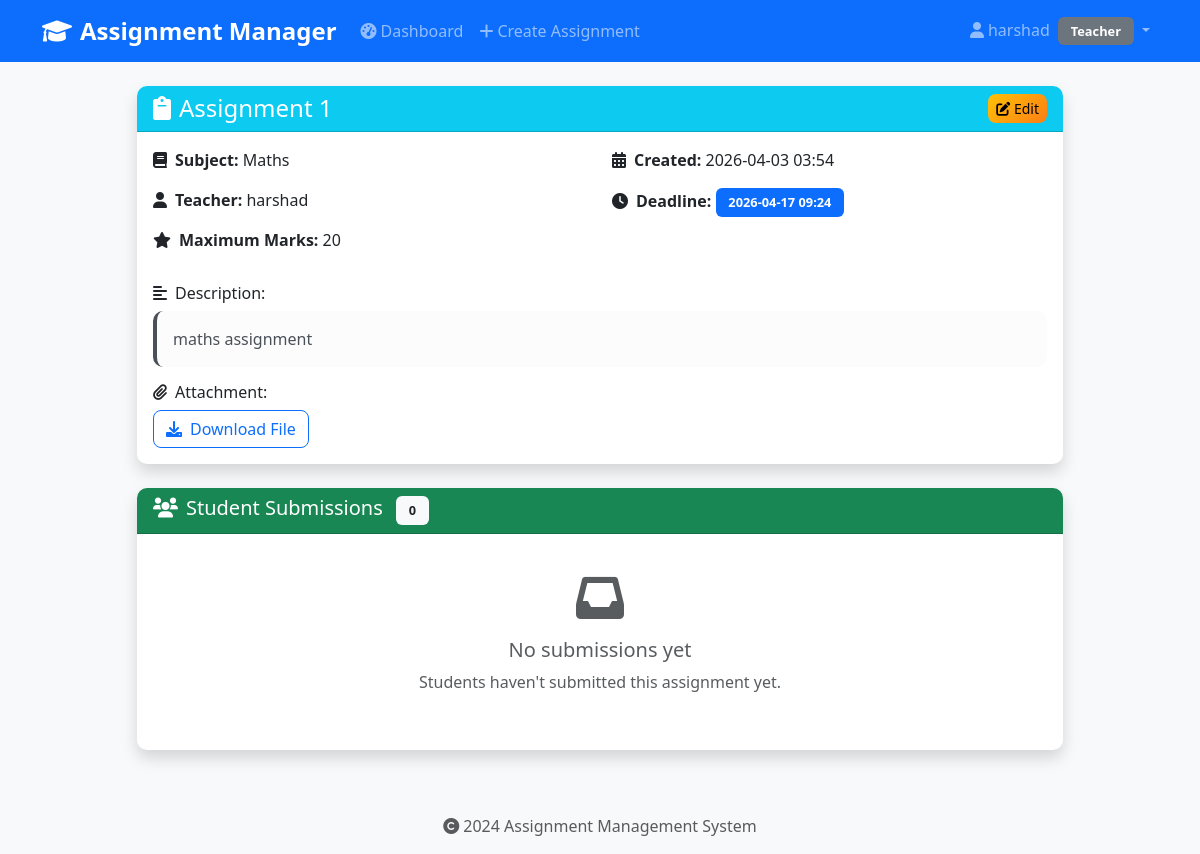
The page /view_assignment/1 (signed in) on the database its author committed.
### tables this page shows
CREATE TABLE users (
            id INTEGER PRIMARY KEY AUTOINCREMENT,
            username TEXT UNIQUE NOT NULL,
            email TEXT UNIQUE NOT NULL,
            password_hash TEXT NOT NULL,
            user_type TEXT NOT NULL CHECK (user_type IN ('student', 'teacher')),
            created_at TIMESTAMP DEFAULT CURRENT_TIMESTAMP
        );

CREATE TABLE assignments (
            id INTEGER PRIMARY KEY AUTOINCREMENT,
            title TEXT NOT NULL,
            subject TEXT NOT NULL,
            description TEXT,
            deadline TIMESTAMP NOT NULL,
            max_marks INTEGER NOT NULL,
            teacher_id INTEGER NOT NULL,
            attachment_path TEXT,
            created_at TIMESTAMP DEFAULT CURRENT_TIMESTAMP,
            FOREIGN KEY (teacher_id) REFERENCES users (id)
        );

### app.py (the view, shortened to what this page needs)
@app.route('/view_assignment/<int:assignment_id>')
@login_required
def view_assignment(assignment_id):
    conn = get_db_connection()
    assignment = conn.execute('''
        SELECT a.*, u.username as teacher_name
        FROM assignments a
        JOIN users u ON a.teacher_id = u.id
        WHERE a.id = ?
    ''', (assignment_id,)).fetchone()
    if not assignment:
        conn.close()
        flash('Assignment not found', 'error')
        return redirect(url_for('home'))
    assignment_dict = dict(assignment)
    assignment_dict['deadline'] = parse_datetime(assignment_dict['deadline'])
    assignment_dict['created_at'] = parse_datetime(assignment_dict['created_at'])
    submissions = None
    if session['user_type'] == 'teacher':
        submissions_raw = conn.execute('''
            SELECT s.*, u.username as student_name
            FROM submissions s
            JOIN users u ON s.student_id = u.id
            WHERE s.assignment_id = ?
            ORDER BY s.submitted_at DESC
        ''', (assignment_id,)).fetchall()
        submissions_list = []
        for submission in submissions_raw:
            submission_dict = dict(submission)
            submission_dict['submitted_at'] = parse_datetime(submission_dict['submitted_at'])
            submissions_list.append(submission_dict)
        submissions = submissions_list
    conn.close()
    return render_template('view_assignment.html',
                         assignment=assignment_dict,
                         submissions=submissions)

### app.py (called while the page is built)
@app.context_processor
def inject_datetime():
    return {'now': datetime.now(), 'timedelta': timedelta}

def parse_datetime(dt_string):
    if not dt_string:
        return None
    if isinstance(dt_string, datetime):
        return dt_string
    formats = [
        '%Y-%m-%d %H:%M:%S',
        '%Y-%m-%dT%H:%M',
        '%Y-%m-%dT%H:%M:%S',
        '%Y-%m-%d %H:%M',
        '%Y-%m-%d'
    ]
    for fmt in formats:
        try:
            return datetime.strptime(dt_string, fmt)
        except ValueError:
            continue
    return datetime.now()

@app.template_filter('nl2br')
def nl2br_filter(text):
    if text is None:
        return ''
    return text.replace('\n', '<br>\n')

def login_required(f):
    @functools.wraps(f)
    def decorated_function(*args, **kwargs):
        if 'user_id' not in session:
            flash('Please login to access this page', 'error')
            return redirect(url_for('login'))
        return f(*args, **kwargs)
    return decorated_function

def get_db_connection():
    conn = sqlite3.connect('assignment_management.db')
    conn.row_factory = sqlite3.Row
    conn.execute("PRAGMA foreign_keys = ON")
    return conn

### templates/view_assignment.html (shortened to what this page needs)
{% extends "base.html" %}
{% block content %}
<div class="row">
    <div class="col-lg-10 mx-auto">
        <div class="card shadow mb-4">
            <div class="card-header bg-info text-white">
                <div class="d-flex justify-content-between align-items-center">
                    <h4 class="mb-0">
                        <i class="fas fa-clipboard me-2"></i>{{ assignment.title }}
                    </h4>
                    {% if session.user_type == 'teacher' %}
                        <div>
                            <a href="{{ url_for('edit_assignment', assignment_id=assignment.id) }}"
                               class="btn btn-sm btn-warning">
                                <i class="fas fa-edit"></i> Edit
                            </a>
                        </div>
                    {% endif %}
                </div>
            </div>
            <div class="card-body">
                <div class="row">
                    <div class="col-md-6">
                        <p><strong><i class="fas fa-book me-2"></i>Subject:</strong> {{ assignment.subject }}</p>
                        <p><strong><i class="fas fa-user me-2"></i>Teacher:</strong> {{ assignment.teacher_name }}</p>
                        <p><strong><i class="fas fa-star me-2"></i>Maximum Marks:</strong> {{ assignment.max_marks }}</p>
                    </div>
                    <div class="col-md-6">
                        <p><strong><i class="fas fa-calendar-alt me-2"></i>Created:</strong> {{ assignment.created_at.strftime('%Y-%m-%d %H:%M') }}</p>
                        <p><strong><i class="fas fa-clock me-2"></i>Deadline:</strong>
                            <span class="badge {% if assignment.deadline < now %}bg-danger{% else %}bg-primary{% endif %}">
                                {{ assignment.deadline.strftime('%Y-%m-%d %H:%M') }}
                            </span>
                        </p>
                    </div>
                </div>
                {% if assignment.description %}
                <div class="mt-3">
                    <h6><i class="fas fa-align-left me-2"></i>Description:</h6>
                    <div class="alert alert-light">
                        {{ assignment.description | nl2br }}
                    </div>
                </div>
                {% endif %}
                {% if assignment.attachment_path %}
                <div class="mt-3">
                    <h6><i class="fas fa-paperclip me-2"></i>Attachment:</h6>
                    <a href="{{ url_for('uploaded_file', filename=assignment.attachment_path.split('/')[-1]) }}"
                       class="btn btn-outline-primary" target="_blank">
                        <i class="fas fa-download me-2"></i>Download File
                    </a>
                </div>
                {% endif %}
            </div>
        </div>
        {% if session.user_type == 'teacher' %}
            <div class="card shadow">
                <div class="card-header bg-success text-white">
                    <h5 class="mb-0">
                        <i class="fas fa-users me-2"></i>Student Submissions
                        <span class="badge bg-light text-dark ms-2">{{ submissions|length }}</span>
                    </h5>
                </div>
                <div class="card-body">
                    {% if submissions %}
                        <div class="table-responsive">
                            <table class="table table-striped">
                                <thead>
                                    <tr>
                                        <th>Student</th>
                                        <th>Submitted At</th>
                                        <th>Submission</th>
                                        <th>File</th>
                                        <th>Marks</th>
                                        <th>Actions</th>
                                    </tr>
                                </thead>
                                <tbody>
                                    {% for submission in submissions %}
                                    <tr>
                                        <td>{{ submission.student_name }}</td>
                                        <td>{{ submission.submitted_at.strftime('%Y-%m-%d %H:%M') }}</td>
                                        <td>
                                            {% if submission.submission_text %}
                                                <button class="btn btn-sm btn-info" onclick="showSubmissionText({{ loop.index0 }})">
                                                    <i class="fas fa-eye"></i> View Text
                                                </button>
                                                <textarea id="submissionText{{ loop.index0 }}" style="display: none;">{{ submission.submission_text | escape }}</textarea>
                                            {% else %}
                                                <span class="text-muted">No text</span>
                                            {% endif %}
                                        </td>
                                        <td>
                                            {% if submission.file_path %}
                                                <a href="{{ url_for('uploaded_file', filename=submission.file_path.split('/')[-1]) }}"
                                                   class="btn btn-sm btn-outline-primary" target="_blank">
                                                    <i class="fas fa-download"></i> Download
                                                </a>
                                            {% else %}
                                                <span class="text-muted">No file</span>
                                            {% endif %}
                                        </td>
                                        <td>
                                            {% if submission.marks %}
                                                <span class="badge bg-success">{{ submission.marks }}/{{ assignment.max_marks }}</span>
                                            {% else %}
                                                <span class="badge bg-secondary">Not graded</span>
                                            {% endif %}
                                        </td>
                                        <td>
                                            <button class="btn btn-sm btn-warning" onclick="showGradeForm({{ submission.id }}, {{ assignment.max_marks }}, {{ submission.marks or 'null' }}, '{{ loop.index0 }}')">
                                                <i class="fas fa-graduation-cap"></i> Grade
                                            </button>
                                            <textarea id="feedbackText{{ loop.index0 }}" style="display: none;">{{ (submission.feedback or '') | escape }}</textarea>
                                        </td>
                                    </tr>
                                    {% endfor %}
                                </tbody>
                            </table>
                        </div>
                    {% else %}
                        <div class="text-center py-4">
                            <i class="fas fa-inbox fa-3x text-muted mb-3"></i>
                            <h5 class="text-muted">No submissions yet</h5>
                            <p class="text-muted">Students haven't submitted this assignment yet.</p>
                        </div>
                    {% endif %}
                </div>
            </div>
        {% endif %}
    </div>
</div>
{% endblock %}

### templates/base.html (shortened to what this page needs)
<!DOCTYPE html>
<html lang="en">
<head>
    <link href="https://cdn.jsdelivr.net/npm/bootstrap@5.3.0/dist/css/bootstrap.min.css" rel="stylesheet">
    <link href="https://cdnjs.cloudflare.com/ajax/libs/font-awesome/6.0.0/css/all.min.css" rel="stylesheet">
    <link href="{{ url_for('static', filename='css/style.css') }}" rel="stylesheet">
</head>
<body>
    <nav class="navbar navbar-expand-lg navbar-dark bg-primary">
        <div class="container">
            <a class="navbar-brand" href="{{ url_for('home') }}">
                <i class="fas fa-graduation-cap me-2"></i>Assignment Manager
            </a>
            <div class="collapse navbar-collapse" id="navbarNav">
                {% if session.user_id %}
                <ul class="navbar-nav me-auto">
                    {% if session.user_type == 'teacher' %}
                    <li class="nav-item">
                        <a class="nav-link" href="{{ url_for('teacher_dashboard') }}">
                            <i class="fas fa-tachometer-alt me-1"></i>Dashboard
                        </a>
                    </li>
                    <li class="nav-item">
                        <a class="nav-link" href="{{ url_for('create_assignment') }}">
                            <i class="fas fa-plus me-1"></i>Create Assignment
                        </a>
                    </li>
                    {% else %}
                    <li class="nav-item">
                        <a class="nav-link" href="{{ url_for('student_dashboard') }}">
                            <i class="fas fa-tachometer-alt me-1"></i>Dashboard
                        </a>
                    </li>
                    {% endif %}
                </ul>
                <ul class="navbar-nav">
                    <li class="nav-item dropdown">
                        <a class="nav-link dropdown-toggle" href="#" role="button" data-bs-toggle="dropdown">
                            <i class="fas fa-user me-1"></i>{{ session.username }}
                            <span class="badge bg-secondary ms-1">{{ session.user_type.title() }}</span>
                        </a>
                    </li>
                </ul>
                {% endif %}
            </div>
        </div>
    </nav>
    <main class="container my-4">
        {% block content %}{% endblock %}
    </main>
    <footer class="bg-light text-center py-3 mt-5">
        <div class="container">
            <p class="text-muted mb-0">
                <i class="fas fa-copyright me-1"></i>2024 Assignment Management System
            </p>
        </div>
    </footer>
</body>
</html>

### static/css/style.css (style rules this page uses)
body { font-family: 'Segoe UI', Tahoma, Geneva, Verdana, sans-serif; background-color: #f8f9fa; min-height: 100vh; }
.navbar-brand { font-weight: bold; font-size: 1.5rem; }
.navbar-nav .nav-link { font-weight: 500; transition: color 0.3s ease; }
.card { border: none; border-radius: 10px; box-shadow: 0 4px 6px rgba(0,0,0,0.1); transition: transform 0.3s ease, box-shadow 0.3s ease; }
.card-header { border-radius: 10px 10px 0 0 !important; font-weight: 600; }
.btn { border-radius: 8px; font-weight: 500; transition: all 0.3s ease; }
.btn-warning { background: linear-gradient(135deg, #ffc107 0%, #fd7e14 100%); border: none; }
.badge { font-size: 0.8rem; padding: 0.5rem 0.8rem; border-radius: 6px; }
.alert { border: none; border-radius: 10px; border-left: 4px solid; }
footer { background-color: #343a40 !important; color: white; margin-top: auto; }

### rows shown on the page
users: username "harshad", user_type "Teacher", teacher_name "harshad"
assignments: title "Assignment 1", subject "Maths", max_marks "20", description "maths assignment"

### other values the page prints
{{ assignment.created_at.strftime('%Y-%m-%d %H:%M') }} "2026-04-03 03:54"
{{ assignment.deadline.strftime('%Y-%m-%d %H:%M') }} "2026-04-17 09:24"
{{ submissions|length }} "0"
